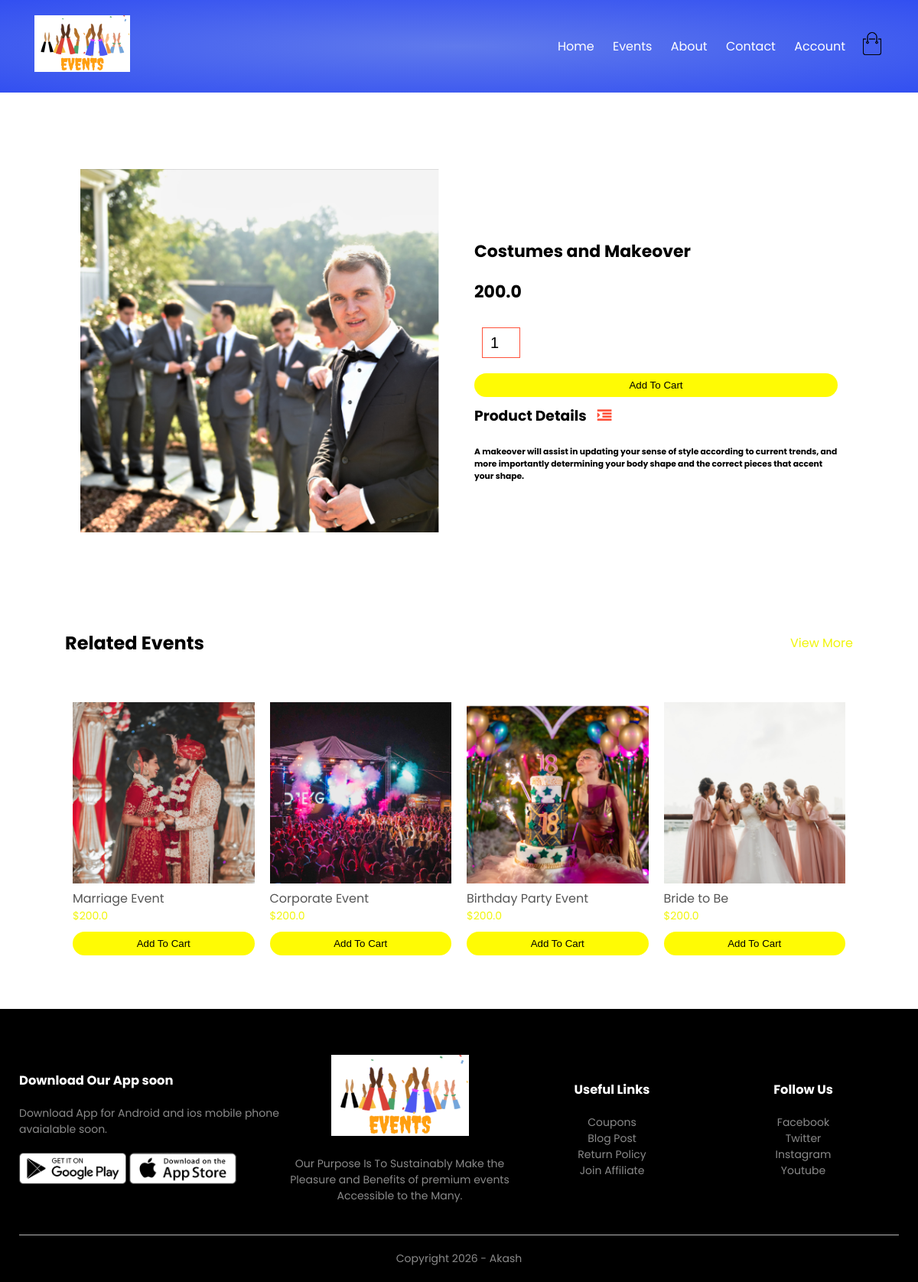
The app's page /eventdetails/14 with its own data.
### events/models.py (models this page shows, shortened)
class Event(models.Model):
    LIVE=1
    DELETE=0
    DELETE_CHOICES=((LIVE,'Live'),(DELETE,'Delete'))
    title=models.CharField(max_length=200)
    quote=models.FloatField()
    description=models.TextField()
    image=models.ImageField(upload_to='media/')
    priority=models.IntegerField(default=0)
    create_at=models.DateTimeField(auto_now_add=True)
    updated_at=models.DateTimeField(auto_now=True)

### events/views.py (the view)
# urls.py: path('eventdetails/<pk>',views.eventdetails,name='eventdetails'),
def eventdetails(request,pk):
    event=Event.objects.get(pk=pk)
    related_events=Event.objects.exclude(pk=pk).order_by('priority')[:4]
    context={'event':event, 'related_events':related_events}
    return render(request,'eventdetails.html',context)

### templates/eventdetails.html
{% extends 'blanklayout.html' %}
{% block content %}
{% include 'singleevent_details.html' %}
{% endblock content %}

### templates/singleevent_details.html (shortened to what this page needs)
{% load static %}
<div class="small-container single-product">
    <div class="row">
        <div class="col-2">
            <img src="{{ event.image.url }}" width="100%" id="ProductImg">
        </div>
        <div class="col-2">
            <h4 class="price">{{ event.title }}</h4>
            <h4 class="price">{{ event.quote }}</h4>
            <form method="post" action="{% url 'add_to_cart' event.id %}" style="display:inline;">
                <input type="number" name="guestcount" value="1" min="1">
                <button type="submit" class="btn">Add To Cart</button>
            </form>
            <h3>Product Details <i class="fa fa-indent"></i></h3>
            <br>
            <h6>{{ event.description }}</h6>
        </div>
    </div>
</div>
<div class="small-container">
    <div class="row row-2">
        <h2>Related Events</h2>
        <p>View More</p>
    </div>
</div>
<div class="small-container">
    <div class="row">
        {% for related_event in related_events %}
        <div class="col-4">
            <img src="{{ related_event.image.url }}" alt="{{ related_event.title }}">
            <h4>{{ related_event.title }}</h4>
            <p>${{ related_event.quote }}</p>
            <form method="post" action="{% url 'add_to_cart' related_event.id %}" style="display:inline;">
                <button type="submit" class="btn">Add To Cart</button>
            </form>
        </div>
        {% empty %}
        <p>No related events available.</p>
        {% endfor %}
    </div>
</div>

### static/css/style.css (style rules this page uses)
* { margin: 0; padding: 0; box-sizing: border-box; }
body { font-family: 'Poppins', sans-serif; }
p { color: #f1f50b; }
.row { display: flex; align-items: center; flex-wrap: wrap; justify-content: space-around; }
.col-2 { flex-basis: 50%; min-width: 300px; }
.col-2 img { max-width: 100%; padding: 50px 0; }
.btn { display: inline-block; background: #fffb04; color: rgb(0, 0, 0); padding: 8px 30px; margin: 30px 0; border-radius: 30px; transition: background 0.5s; }
.small-container { max-width: 1080px; margin: auto; padding-left: 25px; padding-right: 25px; }
.col-4 { flex-basis: 25%; padding: 10px; min-width: 200px; margin-bottom: 50px; transition: transform 0.5s; }
.col-4 img { width: 100%; }
.price { color: #000000; }
h4 { color: #555; font-weight: normal; }
.col-4 p { font-size: 14px; }
.row-2 { justify-content: space-between; margin: 100px auto 50px; }
.single-product { margin-top: 80px; }
.single-product .col-2 img { padding: 0; }
.single-product .col-2 { padding: 20px; }
.single-product h4 { margin: 20px 0; font-size: 22px; font-weight: bold; }
.single-product input { width: 50px; height: 40px; padding-left: 10px; font-size: 20px; margin-left: 10px; border: 1px solid #ff523b; margin-right: 10px; }
.single-product .fa { color: #ff523b; margin-left: 10px; }
form input { width: 100%; height: 30px; margin: 10px 0; padding: 0 10px; border: 1px solid #ccc; }
form .btn { width: 100%; border: none; cursor: pointer; margin: 10px 0; }

### records on screen
Event: image (picture), title "Costumes and Makeover", quote "200.0", description "A makeover will assist in updating your sense of style according to current trends, and more importantly determining your body shape and the correct pieces that accent your shape."
Event: image (picture), title "Marriage Event", quote "200.0"
Event: image (picture), title "Corporate Event", quote "200.0"
Event: image (picture), title "Birthday Party Event", quote "200.0"
Event: image (picture), title "Bride to Be", quote "200.0"
